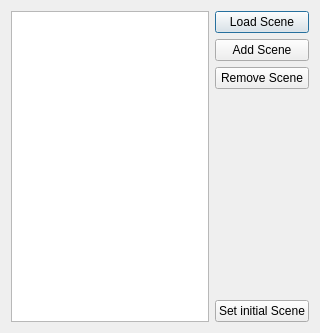
<?xml version="1.0" encoding="UTF-8"?>
<ui version="4.0">
 <class>Dialog</class>
 <widget class="QDialog" name="Dialog">
  <property name="geometry">
   <rect>
    <x>0</x>
    <y>0</y>
    <width>320</width>
    <height>333</height>
   </rect>
  </property>
  <property name="windowTitle">
   <string>Scene Manager</string>
  </property>
  <layout class="QGridLayout" name="gridLayout">
   <item row="0" column="0">
    <layout class="QHBoxLayout" name="horizontalLayout">
     <property name="sizeConstraint">
      <enum>QLayout::SetNoConstraint</enum>
     </property>
     <item>
      <widget class="QListWidget" name="scenelistList">
       <property name="maximumSize">
        <size>
         <width>16777215</width>
         <height>16777215</height>
        </size>
       </property>
       <property name="sizeIncrement">
        <size>
         <width>100</width>
         <height>100</height>
        </size>
       </property>
       <property name="movement">
        <enum>QListView::Static</enum>
       </property>
       <property name="resizeMode">
        <enum>QListView::Adjust</enum>
       </property>
      </widget>
     </item>
     <item>
      <layout class="QVBoxLayout" name="verticalLayout_3">
       <item>
        <widget class="QPushButton" name="loadScenesBtn">
         <property name="text">
          <string>Load Scene</string>
         </property>
        </widget>
       </item>
       <item>
        <widget class="QPushButton" name="addScenesBtn">
         <property name="text">
          <string>Add Scene</string>
         </property>
        </widget>
       </item>
       <item>
        <widget class="QPushButton" name="removeScenesBtn">
         <property name="text">
          <string>Remove Scene</string>
         </property>
        </widget>
       </item>
       <item>
        <spacer name="verticalSpacer">
         <property name="orientation">
          <enum>Qt::Vertical</enum>
         </property>
         <property name="sizeHint" stdset="0">
          <size>
           <width>20</width>
           <height>40</height>
          </size>
         </property>
        </spacer>
       </item>
       <item>
        <widget class="QPushButton" name="setInitialSceneBtn">
         <property name="text">
          <string>Set initial Scene</string>
         </property>
        </widget>
       </item>
      </layout>
     </item>
    </layout>
   </item>
  </layout>
 </widget>
 <resources/>
 <connections/>
</ui>
